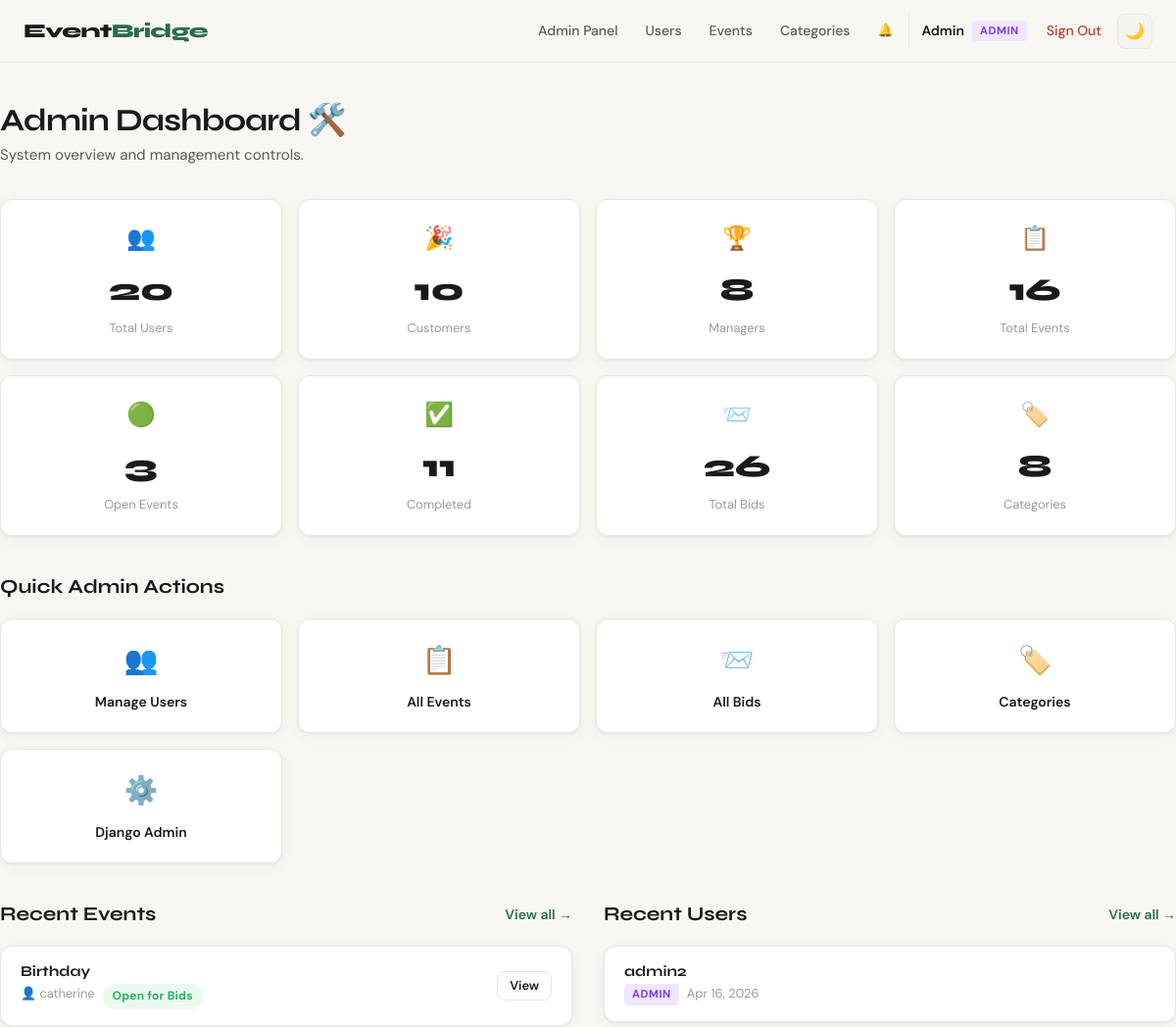
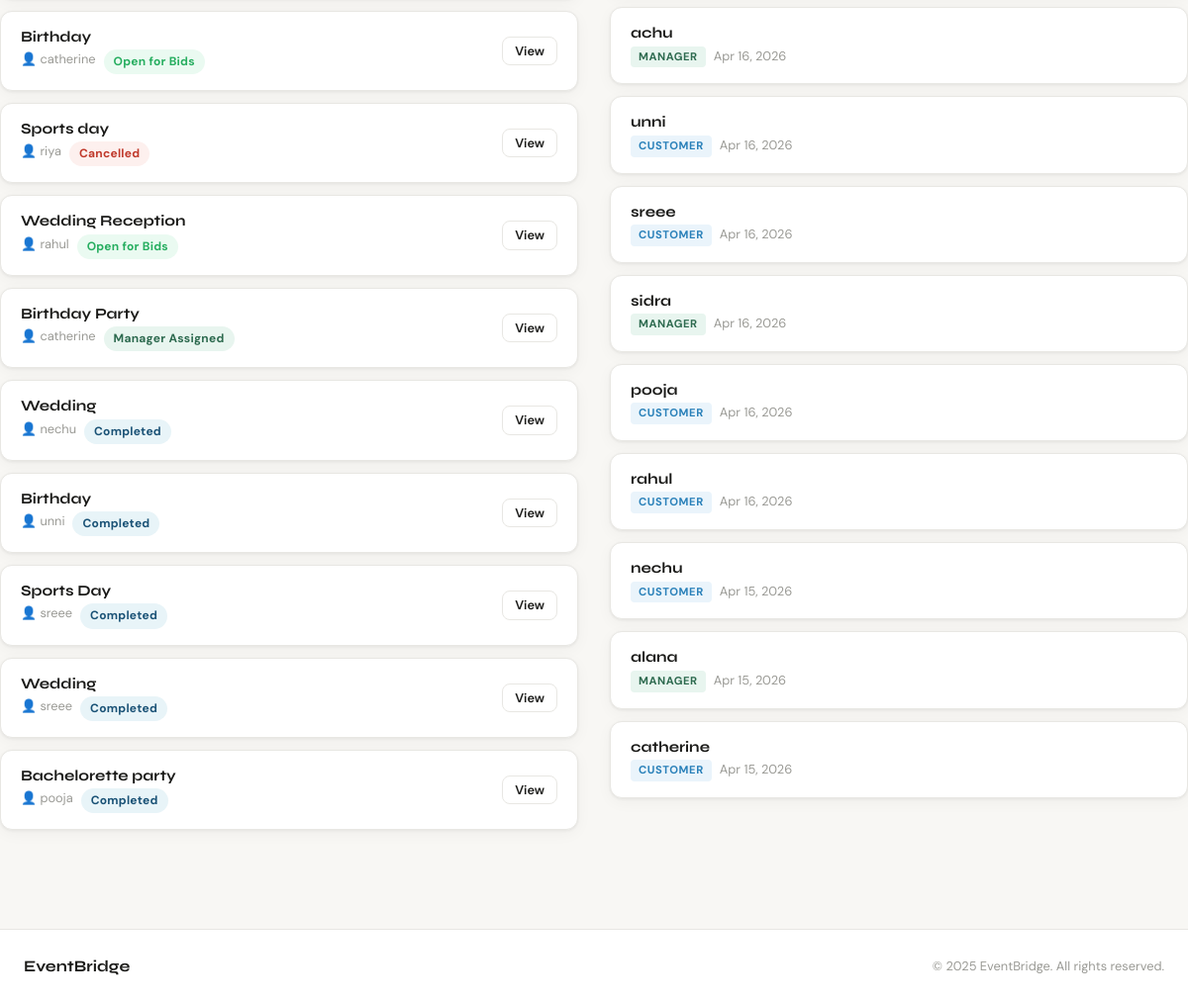
/users/dashboard/admin/ (signed in), run on the app's committed database (2 pictures, top to bottom).
### apps/users/models.py (models this page shows, shortened)
class CustomUser(AbstractUser):
    ROLE_CHOICES = [
        ('admin', 'Admin'),
        ('customer', 'Customer'),
        ('manager', 'Manager'),
    ]
    role = models.CharField(max_length=20, choices=ROLE_CHOICES, default='customer')
    phone = models.CharField(max_length=20, blank=True)
    city = models.CharField(max_length=100, blank=True)
    def is_admin_user(self):
        return self.role == 'admin' or self.is_staff

### apps/events/models.py (models this page shows, shortened)
class Event(models.Model):
    STATUS_CHOICES = [
        ('open', 'Open for Bids'),
        ('in_review', 'Reviewing Bids'),
        ('assigned', 'Manager Assigned'),
        ('in_progress', 'In Progress'),
        ('completed', 'Completed'),
        ('cancelled', 'Cancelled'),
    ]
    organizer = models.ForeignKey(
        settings.AUTH_USER_MODEL,
        on_delete=models.CASCADE,
        related_name='organized_events'
    )
    title = models.CharField(max_length=200)
    description = models.TextField()
    category = models.ForeignKey(Category, on_delete=models.SET_NULL, null=True, related_name='events')
    budget = models.DecimalField(max_digits=10, decimal_places=2)
    location = models.CharField(max_length=200)
    event_date = models.DateField()
    status = models.CharField(max_length=20, choices=STATUS_CHOICES, default='open')
    assigned_manager = models.ForeignKey(
        settings.AUTH_USER_MODEL,
        on_delete=models.SET_NULL,
        null=True, blank=True,
        related_name='assigned_events'
    )
    created_at = models.DateTimeField(auto_now_add=True)
    updated_at = models.DateTimeField(auto_now=True)
    class Meta:
        ordering = ['-created_at']

### apps/users/views.py (the view)
# urls.py: path('dashboard/admin/', views.admin_dashboard, name='admin_dashboard'),
@login_required
def admin_dashboard(request):
    if not request.user.is_admin_user():
        return redirect('dashboard')
    from apps.events.models import Category
    stats = {
        'total_users': CustomUser.objects.count(),
        'customers': CustomUser.objects.filter(role='customer').count(),
        'managers': CustomUser.objects.filter(role='manager').count(),
        'total_events': Event.objects.count(),
        'open_events': Event.objects.filter(status='open').count(),
        'completed_events': Event.objects.filter(status='completed').count(),
        'total_bids': Bid.objects.count(),
        'categories': Category.objects.count(),
    }
    recent_events = Event.objects.order_by('-created_at')[:10]
    recent_users = CustomUser.objects.order_by('-date_joined')[:10]
    return render(request, 'users/admin_dashboard.html', {
        'stats': stats,
        'recent_events': recent_events,
        'recent_users': recent_users,
    })

### templates/users/admin_dashboard.html (shortened to what this page needs)
{% extends 'base.html' %}
{% block content %}
<div class="dashboard-page container">
    <div class="page-header">
        <div>
            <h1>Admin Dashboard 🛠️</h1>
            <p class="page-sub">System overview and management controls.</p>
        </div>
    </div>
    <div class="stats-grid stats-grid-4">
        <div class="stat-card card">
            <div class="stat-icon">👥</div>
            <div class="stat-value">{{ stats.total_users }}</div>
            <div class="stat-label">Total Users</div>
        </div>
        <div class="stat-card card">
            <div class="stat-icon">🎉</div>
            <div class="stat-value">{{ stats.customers }}</div>
            <div class="stat-label">Customers</div>
        </div>
        <div class="stat-card card">
            <div class="stat-icon">🏆</div>
            <div class="stat-value">{{ stats.managers }}</div>
            <div class="stat-label">Managers</div>
        </div>
        <div class="stat-card card">
            <div class="stat-icon">📋</div>
            <div class="stat-value">{{ stats.total_events }}</div>
            <div class="stat-label">Total Events</div>
        </div>
        <div class="stat-card card">
            <div class="stat-icon">🟢</div>
            <div class="stat-value">{{ stats.open_events }}</div>
            <div class="stat-label">Open Events</div>
        </div>
        <div class="stat-card card">
            <div class="stat-icon">✅</div>
            <div class="stat-value">{{ stats.completed_events }}</div>
            <div class="stat-label">Completed</div>
        </div>
        <div class="stat-card card">
            <div class="stat-icon">📨</div>
            <div class="stat-value">{{ stats.total_bids }}</div>
            <div class="stat-label">Total Bids</div>
        </div>
        <div class="stat-card card">
            <div class="stat-icon">🏷️</div>
            <div class="stat-value">{{ stats.categories }}</div>
            <div class="stat-label">Categories</div>
        </div>
    </div>
    <div class="dashboard-section">
        <div class="section-row"><h2>Quick Admin Actions</h2></div>
        <div class="quick-actions">
            <a href="{% url 'manage_users' %}" class="quick-action card">
                <span class="qa-icon">👥</span><span class="qa-label">Manage Users</span>
            </a>
            <a href="{% url 'all_events_admin' %}" class="quick-action card">
                <span class="qa-icon">📋</span><span class="qa-label">All Events</span>
            </a>
            <a href="{% url 'all_bids_admin' %}" class="quick-action card">
                <span class="qa-icon">📨</span><span class="qa-label">All Bids</span>
            </a>
            <a href="{% url 'manage_categories' %}" class="quick-action card">
                <span class="qa-icon">🏷️</span><span class="qa-label">Categories</span>
            </a>
            <a href="/admin/" class="quick-action card">
                <span class="qa-icon">⚙️</span><span class="qa-label">Django Admin</span>
            </a>
        </div>
    </div>
    <div class="dashboard-two-col">
        <div class="dashboard-section">
            <div class="section-row">
                <h2>Recent Events</h2>
                <a href="{% url 'all_events_admin' %}" class="link-more">View all →</a>
            </div>
            <div class="card-list">
                {% for event in recent_events %}
                <div class="card list-card">
                    <div class="list-card-main">
                        <h4>{{ event.title }}</h4>
                        <div class="card-meta-inline">
                            <span>👤 {{ event.organizer.username }}</span>
                            <span class="status-badge status-{{ event.status }}">{{ event.get_status_display }}</span>
                        </div>
                    </div>
                    <a href="{% url 'event_detail' event.pk %}" class="btn btn-sm btn-outline">View</a>
                </div>
                {% endfor %}
            </div>
        </div>
        <div class="dashboard-section">
            <div class="section-row">
                <h2>Recent Users</h2>
                <a href="{% url 'manage_users' %}" class="link-more">View all →</a>
            </div>
            <div class="card-list">
                {% for u in recent_users %}
                <div class="card list-card">
                    <div class="list-card-main">
                        <h4>{{ u.username }}</h4>
                        <div class="card-meta-inline">
                            <span class="user-role-badge role-{{ u.role }}">{{ u.role }}</span>
                            <span>{{ u.date_joined|date:"M d, Y" }}</span>
                        </div>
                    </div>
                </div>
                {% endfor %}
            </div>
        </div>
    </div>
</div>
{% endblock %}

### templates/base.html (shortened to what this page needs)
<!DOCTYPE html>
<html lang="en" data-theme="light">
<head>
    <link rel="stylesheet" href="/static/css/main.css">
</head>
<body>
<nav class="navbar">
    <div class="nav-inner">
        <a href="/" class="nav-logo">Event<span>Bridge</span></a>
        <div class="nav-links">
            {% if user.is_authenticated %}
                {% if user.role == 'customer' %}
                    <a href="{% url 'customer_dashboard' %}" class="nav-link">Dashboard</a>
                    <a href="{% url 'my_events' %}" class="nav-link">My Events</a>
                    <a href="{% url 'create_event' %}" class="nav-link nav-cta">+ New Event</a>
                {% elif user.role == 'manager' %}
                    <a href="{% url 'manager_dashboard' %}" class="nav-link">Dashboard</a>
                    <a href="{% url 'available_events' %}" class="nav-link">Browse Events</a>
                    <a href="{% url 'my_bids' %}" class="nav-link">My Bids</a>
                {% else %}
                    <a href="{% url 'admin_dashboard' %}" class="nav-link">Admin Panel</a>
                    <a href="{% url 'manage_users' %}" class="nav-link">Users</a>
                    <a href="{% url 'all_events_admin' %}" class="nav-link">Events</a>
                    <a href="{% url 'manage_categories' %}" class="nav-link">Categories</a>
                {% endif %}
                <a href="{% url 'notifications' %}" class="nav-link notif-link">
                    🔔 <span id="notif-badge" class="notif-badge hidden">0</span>
                </a>
                <div class="nav-user">
                    <span class="user-name">{{ user.first_name|default:user.username }}</span>
                    <span class="user-role-badge role-{{ user.role }}">{{ user.role }}</span>
                    <a href="{% url 'logout' %}" class="nav-link logout-btn">Sign Out</a>
                </div>
            {% else %}
                <a href="{% url 'login' %}" class="nav-link">Sign In</a>
                <a href="{% url 'register_customer' %}" class="nav-link nav-cta">Get Started</a>
            {% endif %}
            <button class="theme-toggle" id="themeToggle" title="Toggle dark mode">🌙</button>
        </div>
    </div>
</nav>
<div class="content-wrap">
    {% block content %}{% endblock %}
</div>
<footer class="footer">
    <div class="footer-inner">
        <span class="footer-brand">Event<strong>Bridge</strong></span>
        <span class="footer-copy">© 2025 EventBridge. All rights reserved.</span>
    </div>
</footer>
</body>
</html>

### data on the page
CustomUser: first_name "Admin", role "ADMIN"
Event: title "Birthday", organizer.username "catherine", status "Open for Bids"
Event: title "Birthday", organizer.username "catherine", status "Open for Bids"
Event: title "Sports day", organizer.username "riya", status "Cancelled"
Event: title "Wedding Reception", organizer.username "rahul", status "Open for Bids"
Event: title "Birthday Party", organizer.username "catherine", status "Manager Assigned"
Event: title "Wedding", organizer.username "nechu", status "Completed"
Event: title "Birthday", organizer.username "unni", status "Completed"
Event: title "Sports Day", organizer.username "sreee", status "Completed"
Event: title "Wedding", organizer.username "sreee", status "Completed"
Event: title "Bachelorette party", organizer.username "pooja", status "Completed"
CustomUser: username "admin2", role "ADMIN", date_joined "Apr 16, 2026"
CustomUser: username "achu", role "MANAGER", date_joined "Apr 16, 2026"
CustomUser: username "unni", role "CUSTOMER", date_joined "Apr 16, 2026"
CustomUser: username "sreee", role "CUSTOMER", date_joined "Apr 16, 2026"
CustomUser: username "sidra", role "MANAGER", date_joined "Apr 16, 2026"
CustomUser: username "pooja", role "CUSTOMER", date_joined "Apr 16, 2026"
CustomUser: username "rahul", role "CUSTOMER", date_joined "Apr 16, 2026"
CustomUser: username "nechu", role "CUSTOMER", date_joined "Apr 15, 2026"
CustomUser: username "alana", role "MANAGER", date_joined "Apr 15, 2026"
CustomUser: username "catherine", role "CUSTOMER", date_joined "Apr 15, 2026"

### other printed values
{{ stats.total_users }} "20"
{{ stats.customers }} "10"
{{ stats.managers }} "8"
{{ stats.total_events }} "16"
{{ stats.open_events }} "3"
{{ stats.completed_events }} "11"
{{ stats.total_bids }} "26"
{{ stats.categories }} "8"
